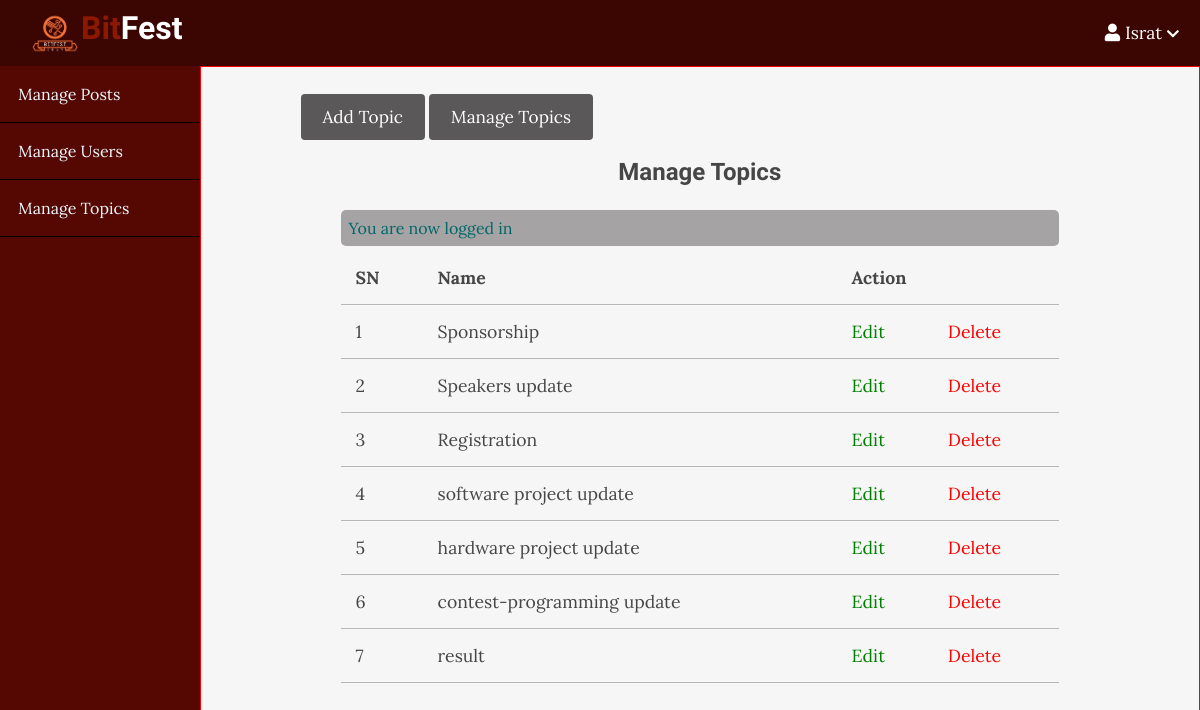
Screenshot of /admin/topics/index.php (signed in) with the database file from the repository.
### tables this page shows
CREATE TABLE `topics` (
  `id` int(11) NOT NULL,
  `name` varchar(100) NOT NULL,
  `description` text NOT NULL
);

### app/controllers/topics.php (called while the page is built, shortened)
<?php
include(ROOT_PATH . "/app/database/db.php");
$table='topics';
$topics=selectAll($table);

### app/database/db.php (called while the page is built, shortened)
<?php
require('connect.php');
function selectAll($table, $conditions=[])
{
  global $conn;
  $sql= "SELECT * FROM $table";
  if(empty($conditions)){
$stmt= $conn->prepare($sql);
$stmt->execute();
$records= $stmt->get_result()->fetch_all(MYSQLI_ASSOC);
return $records;}}

### admin/topics/index.php (the view, shortened to what this page needs)
<?php include(ROOT_PATH . "/app/controllers/topics.php");
adminOnly(); ?>
<!DOCTYPE html>
<html lang="en">
<head>
    <link rel="stylesheet" href="https://pro.fontawesome.com/releases/v5.10.0/css/all.css"
 />
    <link rel="stylesheet" href="../../assets/css/style.css">
    <link rel="stylesheet" href="../../assets/css/admin.css">
</head>
<body>
  <?php include(ROOT_PATH . "/app/includes/adminHeader.php")?>
    <div class="admin-wrapper">
    <?php include(ROOT_PATH . "/app/includes/adminSidebar.php")?>
     <div class="admin-content">
    <div class="button-group">
        <a href="create.php" class="btn btn-big">Add Topic</a>
        <a href="index.php" class="btn btn-big">Manage Topics</a>
    </div>
<div class="content">
<h2 class="page-title">Manage Topics</h2>
<?php include(ROOT_PATH . "/app/includes/messages.php"); ?>
<table>
    <thead>
        <th>SN</th>
        <th>Name</th>
        <th colspan="2">Action</th>
    </thead>
    <tbody>
    <?php foreach ($topics as $key => $topic):?>
        <tr>
            <td><?php echo $key+1; ?></td>
            <td><?php echo $topic['name']; ?></td>
            <td><a href="edit.php?id=<?php echo $topic['id']; ?>" class="edit">Edit</a></td>
            <td><a href="index.php?del_id=<?php echo $topic['id']; ?>" class="delete">Delete</a></td>
        </tr>
        <?php endforeach;?>
    </tbody>
</table>
</div>
</div>
    </div>
</body>
</html>

### assets/css/style.css (style rules this page uses)
* { box-sizing: border-box; }
html, body { height: 100%; padding: 0px; margin:0px; height:100%; background: #f6f6f6; font-family: 'Lora',serif; color: #858585; }
h1,h2,h3,h4,h5,h6 { font-family: 'Candal',serif; color:#858585; margin: 5px; }
a { text-decoration: none; color: inherit; }
.btn { padding: .5rem 1rem; background:#5a5858; color: white; border: 1px solid transparent; border-radius: .25rem; font-size: 1.08em; font-family: 'Lora',serif; }
.btn-big { padding: .7rem 1.3rem; line-height: 1.3rem; }
.content { width:90%; margin: 30px auto 30px; }

### assets/css/admin.css (style rules this page uses)
body { color: #464646; }
.admin-wrapper { display: flex; height: calc(100% - 66px); }
.admin-wrapper .admin-content { flex:8; height:100%; border: 1px solid red; padding: 40px 100px 100px; overflow-y: scroll; }
.admin-content .page-title { text-align: center; color: #464646; margin-bottom: 1.5rem; }
table { width: 100%; border-collapse: collapse; font-size: 1.1rem; }
th,td { padding: 15px; text-align: left; border-bottom: 1px solid #B8B7B7; }
.edit { color: green; }
.delete { color:red; }

### rows the page displays
topics: name "Sponsorship"
topics: name "Speakers update"
topics: name "Registration"
topics: name "software project update"
topics: name "hardware project update"
topics: name "contest-programming update"
topics: name "result"

### other values shown
$_SESSION['username'] "Israt"
$_SESSION['message'] "You are now logged in"
